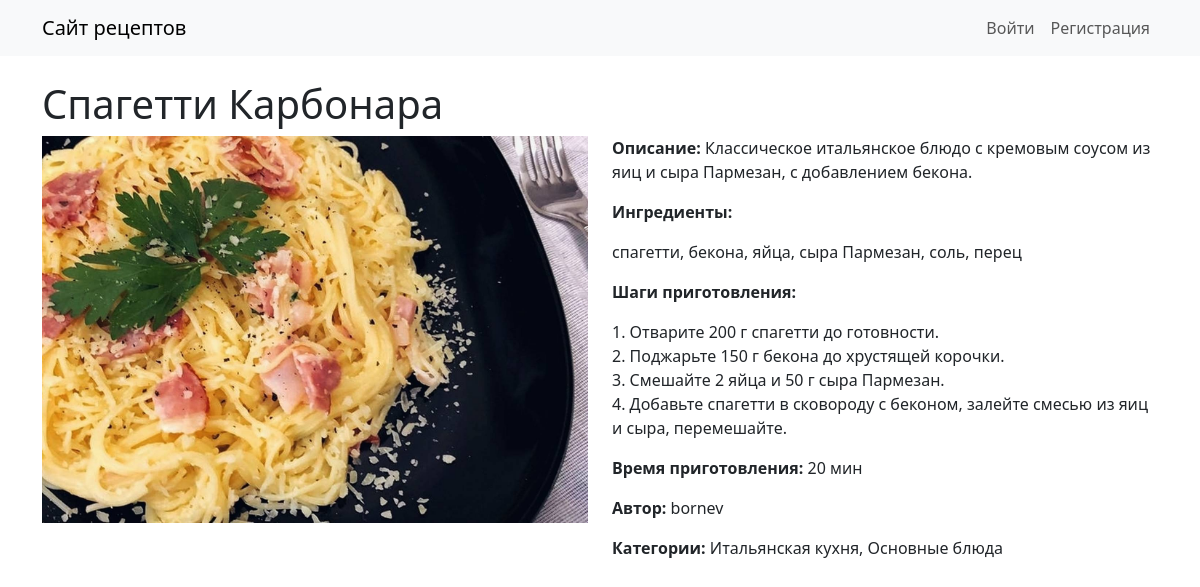
Page /recipe/1/ on the committed database.
### recipes/models.py (models this page shows, shortened)
class Recipe(models.Model):
    title = models.CharField(
        max_length=200,           # Максимальная длина названия — 200 символов
        verbose_name="Название"
    )
    description = models.TextField(
        verbose_name="Описание"   # Поле для описание блюда
    )
    steps = models.TextField(
        verbose_name="Шаги приготовления"  # Поле для шагов рецепта
    )
    cooking_time = models.PositiveIntegerField(
        help_text="Время в минутах",       # Подсказка в админке
        verbose_name="Время приготовления"
    )
    image = models.ImageField(
        upload_to='recipes/',              # Папка для загрузки изображений
        blank=True,
        null=True,
        verbose_name="Изображение"
    )
    author = models.ForeignKey(
        User,                              # Связь с моделью User (автор рецепта)
        on_delete=models.CASCADE,          # Удаление рецепта при удалении пользователя
        verbose_name="Автор"
    )
    categories = models.ManyToManyField(
        Category,                          # Связь многие-ко-многим с категориями
        through='RecipeCategory',          # Через связующую таблицу
        verbose_name="Категории"
    )
    ingredients = models.TextField(
        blank=True,
        help_text="Список ингредиентов",
        verbose_name="Ингредиенты"
    )
    class Meta:
        verbose_name = "Рецепт"
        verbose_name_plural = "Рецепты"

class Category(models.Model):
    name = models.CharField(
        max_length=100,           # Максимальная длина названия — 100 символов
        unique=True,              # Название должно быть уникальным
        verbose_name="Название"
    )
    class Meta:
        verbose_name = "Категория"         # Название модели в единственном числе
        verbose_name_plural = "Категории"

### recipes/views.py (the view)
# urls.py: path('recipe/<int:recipe_id>/', views.recipe_detail, name='recipe_detail'),
def recipe_detail(request, recipe_id):
    recipe = get_object_or_404(Recipe, id=recipe_id)  # Получаем рецепт или 404
    return render(request, 'recipes/recipe_detail.html', {'recipe': recipe})

### recipes/templates/recipes/recipe_detail.html (shortened to what this page needs)
{% extends 'recipes/base.html' %}
{% block content %}
    <h1>{{ recipe.title }}</h1>
    <div class="row">
        <div class="col-md-6">
            {% if recipe.image %}
                <img src="{{ recipe.image.url }}" class="img-fluid" alt="{{ recipe.title }}" style="max-height: 400px;">
            {% endif %}
        </div>
        <div class="col-md-6">
            <p><strong>Описание:</strong> {{ recipe.description }}</p>
            <p><strong>Ингредиенты:</strong> {{ recipe.ingredients|linebreaks }}</p>
            <p><strong>Шаги приготовления:</strong> {{ recipe.steps|linebreaks }}</p>
            <p><strong>Время приготовления:</strong> {{ recipe.cooking_time }} мин</p>
            <p><strong>Автор:</strong> {{ recipe.author.username }}</p>
            <p><strong>Категории:</strong>
                {% for category in recipe.categories.all %}
                    {{ category.name }}{% if not forloop.last %}, {% endif %}
                {% empty %}
                    Нет категорий
                {% endfor %}
            </p>
        </div>
    </div>
{% endblock %}

### rows in the picture
Recipe: title "Спагетти Карбонара", image (picture), description "Классическое итальянское блюдо с кремовым соусом из яиц и сыра Пармезан, с добавлением бекона.", ingredients "спагетти, бекона, яйца, сыра Пармезан, соль, перец", steps "1. Отварите 200 г спагетти до готовности. 2. Поджарьте 150 г бекона до хрустящей корочки. 3. Смешайте 2 яйца и 50 г сыра Пармезан. 4. Добавьте спагетти в сковороду с беконом, залейте смесью из яиц и сыра, перемешайте.", cooking_time "20", author.username "bornev"
Category: name "Итальянская кухня"
Category: name "Основные блюда"
